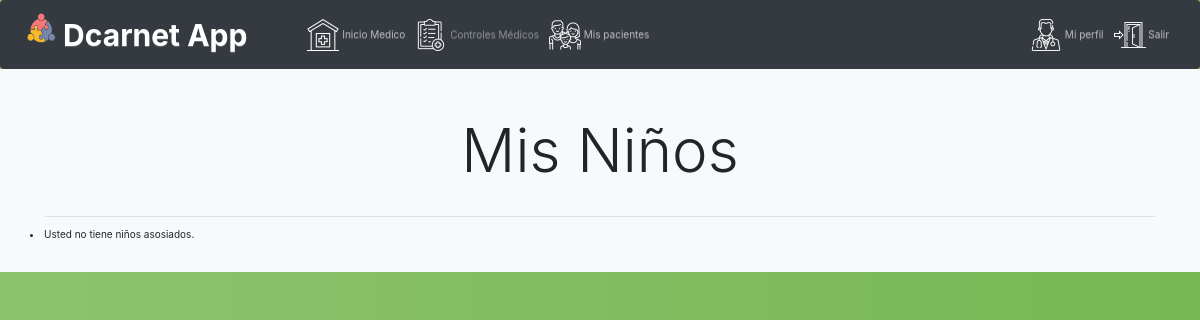
The page /carnets/list_nino/ (signed in) on the database as committed earlier.
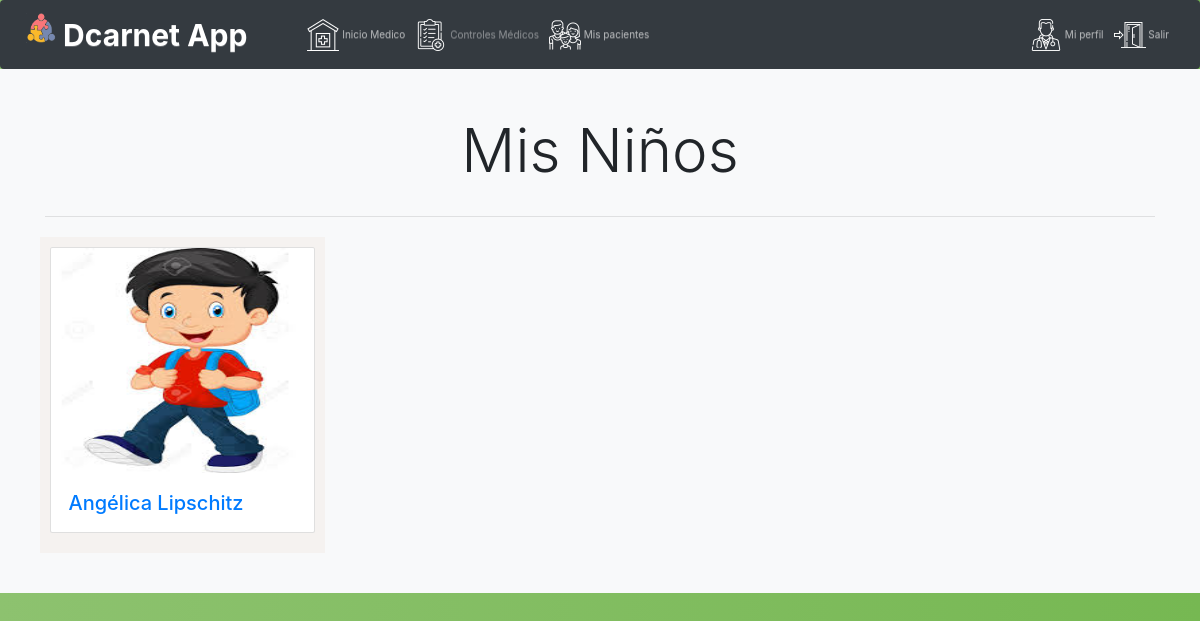
The same page on the database as committed later.
### carnets/models.py (models this page shows, shortened)
class Persona(models.Model):
    nombre = models.CharField(max_length=200)
    apellido = models.CharField(max_length=200)
    descripcion = models.TextField()
    fecha_de_nacimiento = models.DateTimeField(blank=True, null=True)
    fecha_de_creacion = models.DateTimeField(default=timezone.now)
    documento_de_Identidad = models.CharField(max_length=200)
    lugar_de_nacimiento = models.CharField(max_length=200)
    tipos = (
        ("a", "Tutor"),
        ("b", "Doctor"),
        ("c", "Nino"),
    )
    tipo_persona = models.CharField(max_length=1, choices=tipos)

class Nino(Persona):
    servicio_de_salud = models.CharField(max_length=200)
    carnet = models.OneToOneField(
        Carnet, blank=True, null=True, on_delete=models.CASCADE
    )
    medico_asignado = models.ForeignKey(
        Medico, blank=True, null=True, on_delete=models.SET_NULL
    )
    foto_perfil = models.ImageField(upload_to="profile_pics", blank=True)

class Persona(models.Model):
    nombre = models.CharField(max_length=200)
    apellido = models.CharField(max_length=200)
    descripcion = models.TextField()
    fecha_de_nacimiento = models.DateTimeField(blank=True, null=True)
    fecha_de_creacion = models.DateTimeField(default=timezone.now)
    documento_de_Identidad = models.CharField(max_length=200)
    lugar_de_nacimiento = models.CharField(max_length=200)
    tipos = (
        ("a", "Tutor"),
        ("b", "Doctor"),
        ("c", "Nino"),
    )
    tipo_persona = models.CharField(max_length=1, choices=tipos)

### carnets/views.py (the view)
# urls.py: path("list_nino/", views.NinoListView.as_view(), name="nino_list"),
class NinoListView(ListView):
    model = models.Nino
    paginate_by = 100  # if pagination is desired
    template_name = "carnets/indexNino/nino_list.html"
    def dispatch(self, request, *args, **kwargs):
        usuario = authmodels.Usuario.objects.get(id=self.request.user.usuario.id)
        if usuario.tipo_usuario == "b" and not models.Medico.objects.filter(usuario_id=usuario.id).exists():
            return redirect(reverse("carnets:crear_medico"))
        elif usuario.tipo_usuario == "a" and not models.Tutor.objects.filter(usuario_id=usuario.id).exists():
            return redirect(reverse("carnets:crear_familiar"))
        return super(ListView, self).dispatch(request, *args, **kwargs)
    def get_context_data(self, **kwargs):
        context = super().get_context_data(**kwargs)
        usuario = authmodels.Usuario.objects.get(id=self.request.user.usuario.id)
        if usuario.tipo_usuario == "b":
                medico = models.Medico.objects.get(usuario_id=usuario.id)
                context["ninos_list"] = medico.nino_set.all()
        elif usuario.tipo_usuario == "a":
                familiar = models.Tutor.objects.get(usuario_id=usuario.id)
                context["ninos_list"] = familiar.hijos.all()
        return context

### templates/carnets/indexNino/nino_list.html (shortened to what this page needs)
{% extends "base.html" %}
{% load static %}
{% block content %}
<main class="main" class="pb-5">
  <div class="album py-5 bg-light">
    <div class="container">
      <div class="text-center p-4">
        <h1 class="display-1">Mis Niños</h1>
      </div>
        <hr>
  <div class="row">
        {% for nino in ninos_list %}
    <div class="col-md-3" id="perfil-nino">
          <a href="{% url 'carnets:detail_nino' pk=nino.pk %}"  class="card mb-3 shadow-sm custom-card">
              {% if nino.foto_perfil %}
              <img class="bd-placeholder-img card-img-top" style="height: 225px; width: 100%; " src="{{ nino.foto_perfil.url }}"   alt="">
              {% else %}
              <span class="glyphicon glyphicon-user" style="height: 230px; width: 100%; display: block;"> </span>
              {% endif %}
              <div class="card-body">
                        <h2 class="m-2"> {{ nino.nombre }} {{ nino.apellido }} </h2>
              </div>
              </a>
            </div>
        {% empty %}
        <li>
          Usted no tiene niños asosiados.
        </li>
        {% endfor %}
      </div>
    </div>
  </div>
</main>
  {% endblock %}

### templates/base.html (shortened to what this page needs)
{% load static %}
<!DOCTYPE html>
<html>
<head>
  <link rel="stylesheet" href="https://maxcdn.bootstrapcdn.com/bootstrap/3.3.7/css/bootstrap.min.css">
  <link rel="stylesheet" href="https://maxcdn.bootstrapcdn.com/bootstrap/3.3.7/css/bootstrap-theme.min.css">
  <link href="//maxcdn.bootstrapcdn.com/font-awesome/4.2.0/css/font-awesome.min.css" rel="stylesheet" media="all">
  <link rel="stylesheet" type="text/css" href="{% static 'css/main.css' %}">
  <link rel="stylesheet" href="https://maxcdn.bootstrapcdn.com/bootstrap/4.0.0/css/bootstrap.min.css">
  <link rel="stylesheet" href="//cdn.jsdelivr.net/medium-editor/latest/css/medium-editor.min.css" type="text/css" media="screen" charset="utf-8">
  <nav class="navbar navbar-dark navbar-expand-lg site-header   sticky-top py-1 bg-dark">
    <a class="navbar-brand" href="{% url 'index' %}">
      <img src="{% static 'img/transparent.png' %}" width="30" height="30" class="d-inline-block align-top" alt="">
      Dcarnet App
    </a>
    <div class="container">
      <div class="collapse navbar-collapse" id="navbarSupportedContent">
        {% if user.is_authenticated %}
          {% if user.usuario.tipo_usuario == "b" %}
          <ul class="navbar-nav mr-auto mt-2 mt-lg-0">
            <li class="">
              <a class="nav-link" href="{% url 'index' %}">
                <img src="{% static 'iconos/hospital.png' %}">
                Inicio Medico
              </a>
            </li>
            <li class="">
              <a class="nav-link disabled" href="">
                <img src="{% static 'iconos/chequeo.png' %}">
                Controles Médicos
              </a>
            </li>
            <li class=" ">
              <a class="nav-link" href="{% url 'carnets:nino_list'%}">
              <img src="{% static 'iconos/familia.png' %}">
                Mis pacientes
              </a>
            </li>
          </ul>
            <ul class="nav navbar-nav navbar-right">
            <li class=" " >
              <a class="nav-link" href="{% url 'carnets:detail_medico' pk=user.usuario.pk %}">
                <img src="{% static 'iconos/doctor.png' %}">
                Mi perfil
              </a>
            </li>
            <li class=" ">
              <a class="nav-link" href="{% url 'autenticacion:user_logout' %}">
                <img src="{% static 'iconos/puerta.png' %}">
                Salir</a>
            </li>
          </ul>
        {% endif %}
      </div>
    </div>
  </nav>
          {% block content %}
          {% endblock %}
</body>
</html>

### autenticacion/static/css/main.css (style rules this page uses)
.container { position: relative; z-index: 1; max-width: 300px; margin: 0 auto; }
.container:before, .container:after { content: ""; display: block; clear: both; }
.nav-link.disabled { cursor: not-allowed !important; }
.navbar { margin-bottom: 0px !important; }
.navbar-brand { font-size: 3rem !important; font-weight:bold !important; }
#perfil-nino { background-color:#f5f2f0; margin: 1rem 1rem 1rem 1rem; padding: 1rem 1rem 1rem 1rem; }

Rows that differ between the two databases and show on the page:
added Nino: foto_perfil (picture), nombre "Angélica", apellido "Lipschitz"
Other text that changed with them:
text no longer shown: "Usted no tiene niños asosiados."
